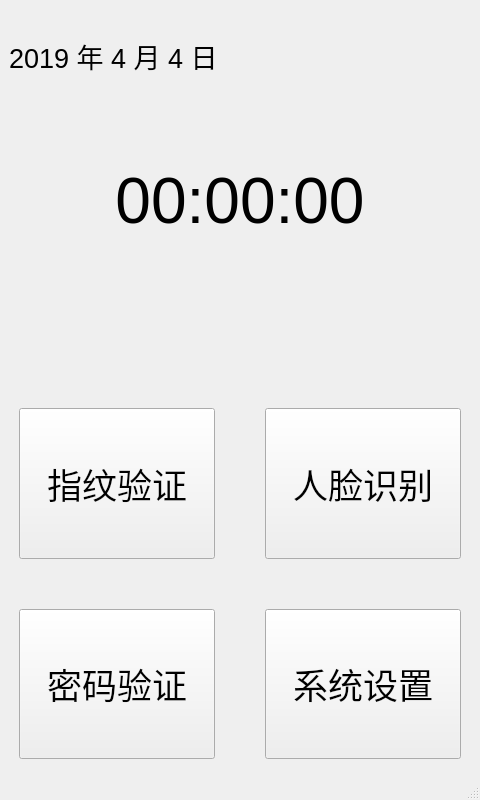
<?xml version="1.0" encoding="UTF-8"?>
<ui version="4.0">
 <class>MainWindow</class>
 <widget class="QMainWindow" name="MainWindow">
  <property name="geometry">
   <rect>
    <x>0</x>
    <y>0</y>
    <width>480</width>
    <height>800</height>
   </rect>
  </property>
  <property name="windowTitle">
   <string>MainWindow</string>
  </property>
  <widget class="QWidget" name="centralwidget">
   <layout class="QVBoxLayout" name="verticalLayout" stretch="1,2,1,4">
    <item>
     <widget class="QLabel" name="label_date">
      <property name="font">
       <font>
        <family>Arial</family>
        <pointsize>20</pointsize>
       </font>
      </property>
      <property name="text">
       <string>2019 年 4 月 4 日</string>
      </property>
      <property name="margin">
       <number>25</number>
      </property>
     </widget>
    </item>
    <item>
     <widget class="QLabel" name="label_time">
      <property name="font">
       <font>
        <family>Arial</family>
        <pointsize>48</pointsize>
       </font>
      </property>
      <property name="cursor">
       <cursorShape>ArrowCursor</cursorShape>
      </property>
      <property name="layoutDirection">
       <enum>Qt::LeftToRight</enum>
      </property>
      <property name="text">
       <string>00:00:00</string>
      </property>
      <property name="alignment">
       <set>Qt::AlignCenter</set>
      </property>
     </widget>
    </item>
    <item>
     <widget class="QLabel" name="label_welcome">
      <property name="font">
       <font>
        <family>宋体</family>
        <pointsize>28</pointsize>
       </font>
      </property>
      <property name="text">
       <string></string>
      </property>
      <property name="alignment">
       <set>Qt::AlignCenter</set>
      </property>
     </widget>
    </item>
    <item>
     <layout class="QGridLayout" name="gridLayout_buttons" rowminimumheight="0,0" columnminimumwidth="0,0">
      <property name="sizeConstraint">
       <enum>QLayout::SetMaximumSize</enum>
      </property>
      <property name="leftMargin">
       <number>10</number>
      </property>
      <property name="topMargin">
       <number>10</number>
      </property>
      <property name="rightMargin">
       <number>10</number>
      </property>
      <property name="bottomMargin">
       <number>10</number>
      </property>
      <property name="spacing">
       <number>50</number>
      </property>
      <item row="0" column="0">
       <widget class="QPushButton" name="pushButton_finger">
        <property name="sizePolicy">
         <sizepolicy hsizetype="Minimum" vsizetype="Minimum">
          <horstretch>0</horstretch>
          <verstretch>0</verstretch>
         </sizepolicy>
        </property>
        <property name="baseSize">
         <size>
          <width>0</width>
          <height>0</height>
         </size>
        </property>
        <property name="font">
         <font>
          <family>宋体</family>
          <pointsize>26</pointsize>
         </font>
        </property>
        <property name="autoFillBackground">
         <bool>false</bool>
        </property>
        <property name="text">
         <string>指纹验证</string>
        </property>
       </widget>
      </item>
      <item row="0" column="1">
       <widget class="QPushButton" name="pushButton_face">
        <property name="sizePolicy">
         <sizepolicy hsizetype="Minimum" vsizetype="Minimum">
          <horstretch>0</horstretch>
          <verstretch>0</verstretch>
         </sizepolicy>
        </property>
        <property name="font">
         <font>
          <family>宋体</family>
          <pointsize>26</pointsize>
         </font>
        </property>
        <property name="text">
         <string>人脸识别</string>
        </property>
       </widget>
      </item>
      <item row="1" column="0">
       <widget class="QPushButton" name="pushButton_passwd">
        <property name="sizePolicy">
         <sizepolicy hsizetype="Minimum" vsizetype="Minimum">
          <horstretch>0</horstretch>
          <verstretch>0</verstretch>
         </sizepolicy>
        </property>
        <property name="font">
         <font>
          <family>宋体</family>
          <pointsize>26</pointsize>
         </font>
        </property>
        <property name="text">
         <string>密码验证</string>
        </property>
       </widget>
      </item>
      <item row="1" column="1">
       <widget class="QPushButton" name="pushButton_setting">
        <property name="sizePolicy">
         <sizepolicy hsizetype="Minimum" vsizetype="Minimum">
          <horstretch>0</horstretch>
          <verstretch>0</verstretch>
         </sizepolicy>
        </property>
        <property name="font">
         <font>
          <family>宋体</family>
          <pointsize>26</pointsize>
         </font>
        </property>
        <property name="text">
         <string>系统设置</string>
        </property>
       </widget>
      </item>
     </layout>
    </item>
   </layout>
  </widget>
  <widget class="QMenuBar" name="menubar">
   <property name="geometry">
    <rect>
     <x>0</x>
     <y>0</y>
     <width>480</width>
     <height>23</height>
    </rect>
   </property>
  </widget>
  <widget class="QStatusBar" name="statusbar"/>
 </widget>
 <resources/>
 <connections/>
</ui>
